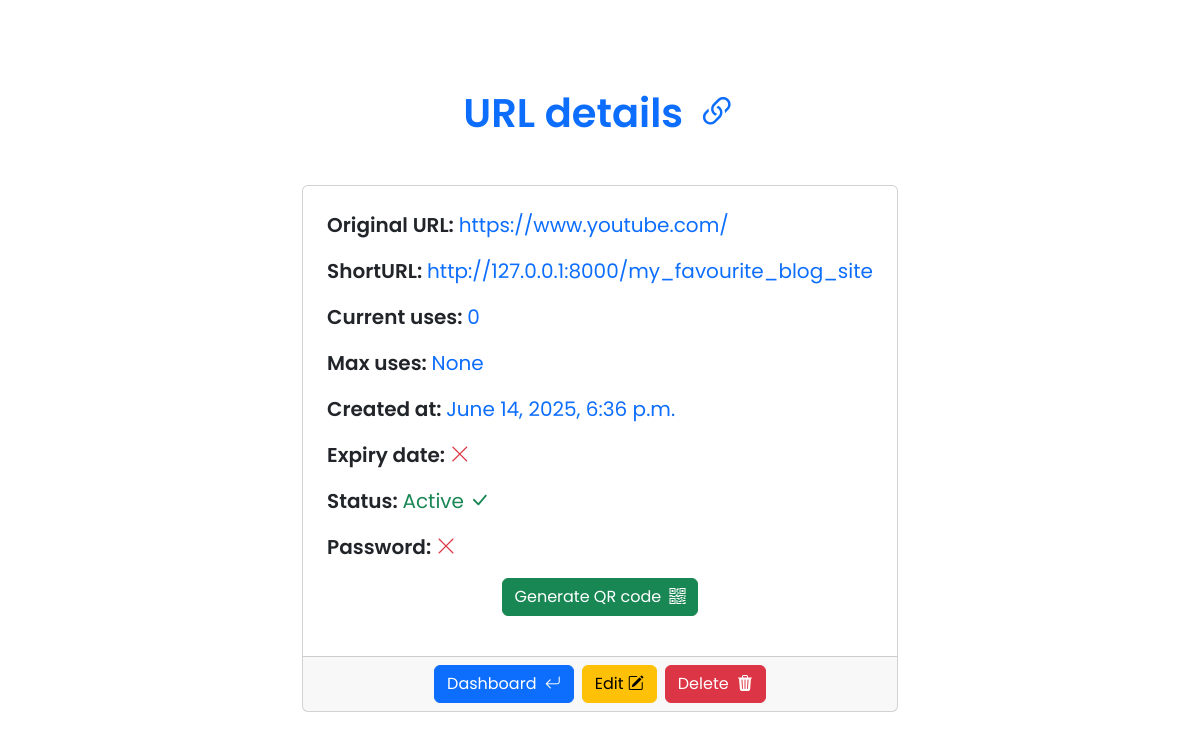
Page /dashboard/link/17/view (signed in) on the committed database.
### url_app/models.py (models this page shows)
class ShortenedUrl(models.Model):
    original_url = models.URLField(max_length=2048)
    short_code = models.CharField(max_length=20, unique=True)
    created_at = models.DateTimeField(auto_now_add=True)
    owner = models.ForeignKey(User, on_delete=models.CASCADE, null=True, blank=True)
    custom_code = models.CharField(max_length=20, unique=True, null=True)
    expiry_date = models.DateTimeField(null=True, blank=True)
    max_uses = models.IntegerField(null=True, blank=True)
    current_uses = models.IntegerField(default=0, null=True)
    url_password  = models.CharField(max_length=128, null=True, blank=True)
    is_active = models.BooleanField(default=True)
    qr_code = models.ImageField(blank=True, null=True)

### url_app/views.py (the view, shortened to what this page needs)
# urls.py: path('dashboard/link/<int:pk>/view', views.ViewURL, name='view_url'),
@login_required
def ViewURL(request, pk):
    link = get_object_or_404(ShortenedUrl, pk=pk)
    context = {
        'link': link,
        'original_url': link.original_url,
        'short_code': link.short_code,
        'created_at': link.created_at,
        'owner': link.owner,
        'custom_code': link.custom_code,
        'expiry_date': link.expiry_date,
        'uses': link.current_uses,
        'max_uses': link.max_uses,
        'password': link.url_password,
        'active': link.is_active,
        'qrcode': link.qr_code
    }
    return render(request, 'app/url_view.html', context)

### url_app/templates/app/url_view.html (shortened to what this page needs)
<!DOCTYPE html>
<html lang="en">
<head>
    <link href="https://cdn.jsdelivr.net/npm/bootstrap@5.3.6/dist/css/bootstrap.min.css" rel="stylesheet">
    <link rel="stylesheet" href="https://cdn.jsdelivr.net/npm/bootstrap-icons@1.13.1/font/bootstrap-icons.min.css">
</head>
<body class="d-flex flex-column align-items-center justify-content-center" style="min-height: 100vh;">
    <h1 class="text-center fw-semibold text-primary my-5">URL details <i class="bi bi-link-45deg ms-1"></i></h1>
    <div class="card mb-5">
        <div class="card-body p-4">
            <div class="mb-3">
                <p class="fw-semibold fs-5">Original URL: <span class="text-primary">{{ original_url }}</span></p>
            </div>
            <div class="mb-3">
                <p class="fw-semibold fs-5">ShortURL: <span class="text-primary">{{ "http://127.0.0.1:8000/"|add:link.short_code }}</span></p>
            </div>
            <div class="mb-3">
                <p class="fw-semibold fs-5">Current uses: <span class="text-primary">{{ uses }}</span></p>
            </div>
            <div class="mb-3">
                {% if link.max_uses != 0 or link.max_uses != None %}
                    <p class="fw-semibold fs-5">Max uses: <span class="text-primary">{{ max_uses }}</span></p>
                {% else %}
                    <p class="fw-semibold fs-5">Max uses: <span class="text-primary"><i class="bi bi-infinity"></i></span></p>
                {% endif %}
            </div>
            <div class="mb-3">
                <p class="fw-semibold fs-5">Created at: <span class="text-primary">{{ created_at }}</span></p>
            </div>
            <div class="mb-3">
                {% if link.expiry_date != None %}
                    <p class="fw-semibold fs-5">Expiry date: <span class="text-primary">{{ expiry_date }}</span></p>
                {% else %}
                    <p class="fw-semibold fs-5">Expiry date: <span class="text-danger"><i class="bi bi-x-lg"></i></span></p>
                {% endif %}
            </div>
            <div class="mb-3">
                {% if active == True %}
                    <p class="fw-semibold fs-5">Status: <span class="text-success">Active <i class="bi bi-check-lg"></i></span></p>
                {% else %}
                    <p class="fw-semibold fs-5">Status: <span class="text-danger">Not active <i class="bi bi-x-lg"></i></span></p>
                {% endif %}
            </div>
            {% if password %}
            <div class="mb-3">
                <p class="fw-semibold fs-5">Password: <i class="bi bi-check2 text-success"></i></p>
            </div>
            {% else %}
            <div class="mb-3">
                <p class="fw-semibold fs-5">Password: <i class="bi bi-x-lg text-danger"></i></p>
            </div>
            {% endif %}
            {% if qrcode %}
            <p class="fw-semibold fs-5 mt-3">QR code:</p>
            <div class="mb-3 d-flex flex-column align-items-center">
                <img alt="QR Code" class="qr-img">
                <a id="downloadBtn" download="qr_code.png">
                    <button type="button" class="btn btn-success">Download<i class="bi bi-download ms-2"></i></button>
                </a>
            </div>
            {% else %}
            <div class="mb-3 d-flex flex-column align-items-center">
                <form method="POST">
                    <button class="btn btn-success">Generate QR code <i class="bi bi-qr-code ms-1"></i></button>
                </form>
            </div>
            {% endif %}
        </div>
        <div class="card-footer d-flex align-items-center justify-content-center">
            <a href="{% url 'dashboard' %}" class="btn btn-primary mx-1">Dashboard <i class="bi bi-arrow-return-left ms-1"></i></a>
            <a href="{% url 'edit_url' link.pk %}" class="btn btn-warning mx-1">Edit <i class="bi bi-pencil-square"></i></a>
            <a href="{% url 'delete_url' link.pk %}" class="btn btn-danger mx-1">Delete <i class="bi bi-trash3-fill ms-1"></i></a>
        </div>
    </div>
</body>
</html>

### url_app/templates/app/url_view.html (style rules this page uses)
* { font-family: "Poppins", sans-serif; }
span { font-weight: 400; }

### rows in the picture
ShortenedUrl: original_url "https://www.youtube.com/", short_code "http://127.0.0.1:8000/my_favourite_blog_site", created_at "June 14, 2025, 6:36 p.m."

### other values in the picture
{{ uses }} "0"
{{ max_uses }} "None"
